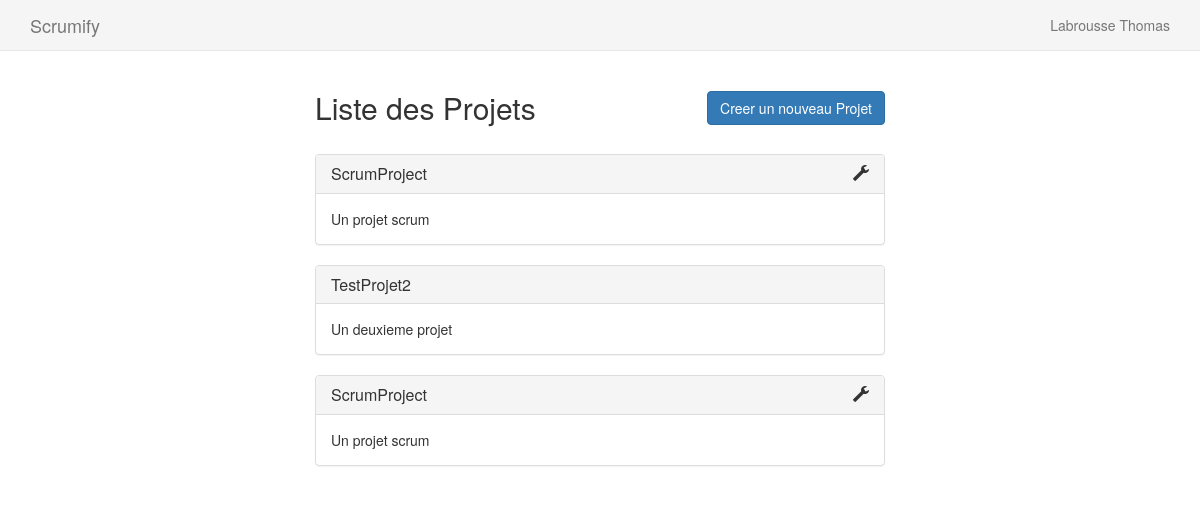
The app's page /listProjects.php (signed in) with its own data.
### tables this page shows
CREATE TABLE member_relations (
  `id` int(11) NOT NULL PRIMARY KEY AUTO_INCREMENT,
  `project` int(11) NOT NULL,
  `member` int(11) NOT NULL
);

CREATE TABLE project (
  `id` int(11) NOT NULL PRIMARY KEY AUTO_INCREMENT,
  `title` text NOT NULL,
  `description` text,
  `date_added` date NOT NULL,
  `date_available` date NOT NULL,
  `product_owner` int(11) NOT NULL,
  `creator` int(11) NOT NULL
);

### web/listProjects.php (called while the page is built, shortened)
<?php
include("templates/header.template.php");
$projects = ListProject();
include("templates/listProjects.template.php");
include("templates/footer.template.php");
function ListProject() {
	$id_user = $_SESSION['id'];
    $res = get_all_project($id_user);
   	$res_f = [];
   	$i = 0;
   foreach ($res as $r) {
    	if( $r[6] == $id_user)
    	{
    		$res_f[$i] = array("link" => "homeProject.php?id_project=".$r[0],"title" => $r[1],'isEditable' => true ,"description" => $r[2]);
    	}
    	else
    	{
   			$res_f[$i] = array("link" => "homeProject.php?id_project=".$r[0],"title" => $r[1],'isEditable' => false ,"description" => $r[2]);
   		}
   		$i = $i +1;
	}
    return $res_f;
}
function get_all_project($id){
    $sql_query = "SELECT * FROM project JOIN member_relations ON project.id = member_relations.project
    				JOIN user ON member_relations.member = user.id WHERE user.id=$id ORDER BY project.title ASC";
    $arr = perform_query($sql_query);
	$rows = [];
	while($row = mysqli_fetch_array($arr))
	{
    	$rows[] = $row;
	}
    $sql_query = "SELECT * FROM project WHERE creator=$id ORDER BY project.title ASC";
    $arr = perform_query($sql_query);
    while($row = mysqli_fetch_array($arr))
	{
    	$rows[] = $row;
	}
    return $rows;
}
?>

### web/path.php (called while the page is built, shortened)
<?php
function get_base_url(){
    return sprintf(
        "%s://%s%s",
        isset($_SERVER['HTTPS']) && $_SERVER['HTTPS'] != 'off' ? 'https' : 'http',
        $_SERVER['SERVER_NAME'],
        absolute_path()
    );
}
function absolute_path(){
    $abs_path=substr(__FILE__,0,strrpos(__FILE__,'/'));
    $doc_root=substr($_SERVER['DOCUMENT_ROOT'],strrpos($_SERVER['DOCUMENT_ROOT'], $_SERVER['PHP_SELF']));
    $current_dir=substr($abs_path,strlen($doc_root));
    return "/" . $current_dir ;
}

### web/database.php (called while the page is built, shortened)
<?php
function perform_query($sql_query ,$db = null, $silent_if_error = false, $sql_filter = true)
{
    if (empty($db)) {
        $db = &$GLOBALS['database'];
    }
    $i = 0;
    while (empty($query_values)) {
        if (!empty($db)) {
            if ($GLOBALS['mysql_extension'] == 'mysqli') {
                    if ($silent_if_error) {
                        $query_values = @$db->query($sql_query);
                    } else {
                        $query_values = $db->query($sql_query);
                    }
                } else {
                    if ($silent_if_error) {
                        $query_values = @mysql_query($sql_query, $db);
                    } else {
                        $query_values = mysql_query($sql_query, $db);
                    }
                }
        }
            if (!empty($query_values)) {
                return $query_values;
            }
        }
}
?>

### web/templates/listProjects.template.php (the view)
<h2>Liste des Projets<button type="button" class="pull-right btn btn-primary"><a href="<?php echo get_base_url(). 'createProject.php'?>">Creer un nouveau Projet</a></button></h2>
<?php
foreach ($projects as $projet) {
    ?>
    <a href="<?= $projet['link']; ?>" class="panel_link">
        <div class="panel panel-default">
            <div class="panel-heading">
                <h3 class="panel-title"><?= $projet['title']; ?> <?= ($projet['isEditable'])?"<span class=\"pull-right glyphicon glyphicon-wrench\">":""; ?> </span></h3>
            </div>
            <div class="panel-body">
                <?= $projet['description']; ?>
            </div>
        </div>
    </a>
    <?php
}
?>

### web/templates/header.template.php (shortened to what this page needs)
<!DOCTYPE html>
<html lang="fr">
<head>
    <link rel="stylesheet" href="css/bootstrap.min.css">
    <link rel="stylesheet" href="css/style.css">
</head>
<body>
<?php include('navbar.template.php');?>
<div class="container col-md-6 col-md-offset-3">

### web/templates/navbar.template.php (shortened to what this page needs)
<nav class="navbar navbar-default navbar-static-top">
     <div class="container">
        <div class="navbar-header">
          <a class="navbar-brand" href=<?php echo get_base_url(). '/index.php'?>>Scrumify</a>
        </div>
        <div id="navbar" class="navbar-collapse collapse">
          <ul class="nav navbar-nav navbar-right">
            <?php
            if(isset($_SESSION['name']))
            {
            ?>
                <li class="dropdown">
                    <a href="#" class="dropdown-toggle" data-toggle="dropdown" role="button" aria-haspopup="true" aria-expanded="false"> <?php echo $_SESSION['name'] . " " . $_SESSION['first_name'];?></a>
                </li>
            <?php
            }else {
            ?>
            <li><a href=<?php echo get_base_url(). 'signin.php'?>>Connexion</a></li>
            <li><a href=<?php echo get_base_url(). 'signup.php'?>>Inscription</a></li>
            <?php
            }
            ?>
          </ul>
        </div>
    </div>
</nav>

### web/templates/footer.template.php (shortened to what this page needs)
</div>
</body>
</html>

### web/css/style.css (style rules this page uses)
.navbar-default { background-color: #F5F5F5; }
h2 { margin-bottom: 30px; }
.panel_link { text-decoration: none;color: inherit; }
button a { text-decoration: none;color: inherit; }

### records on screen
member_relations: project.title "TestProjet2", project.description "Un deuxieme projet"

### other values on screen
$_SESSION['name'] "Labrousse"
$_SESSION['first_name'] "Thomas"
$projet['title'] "ScrumProject"
$projet['description'] "Un projet scrum"
